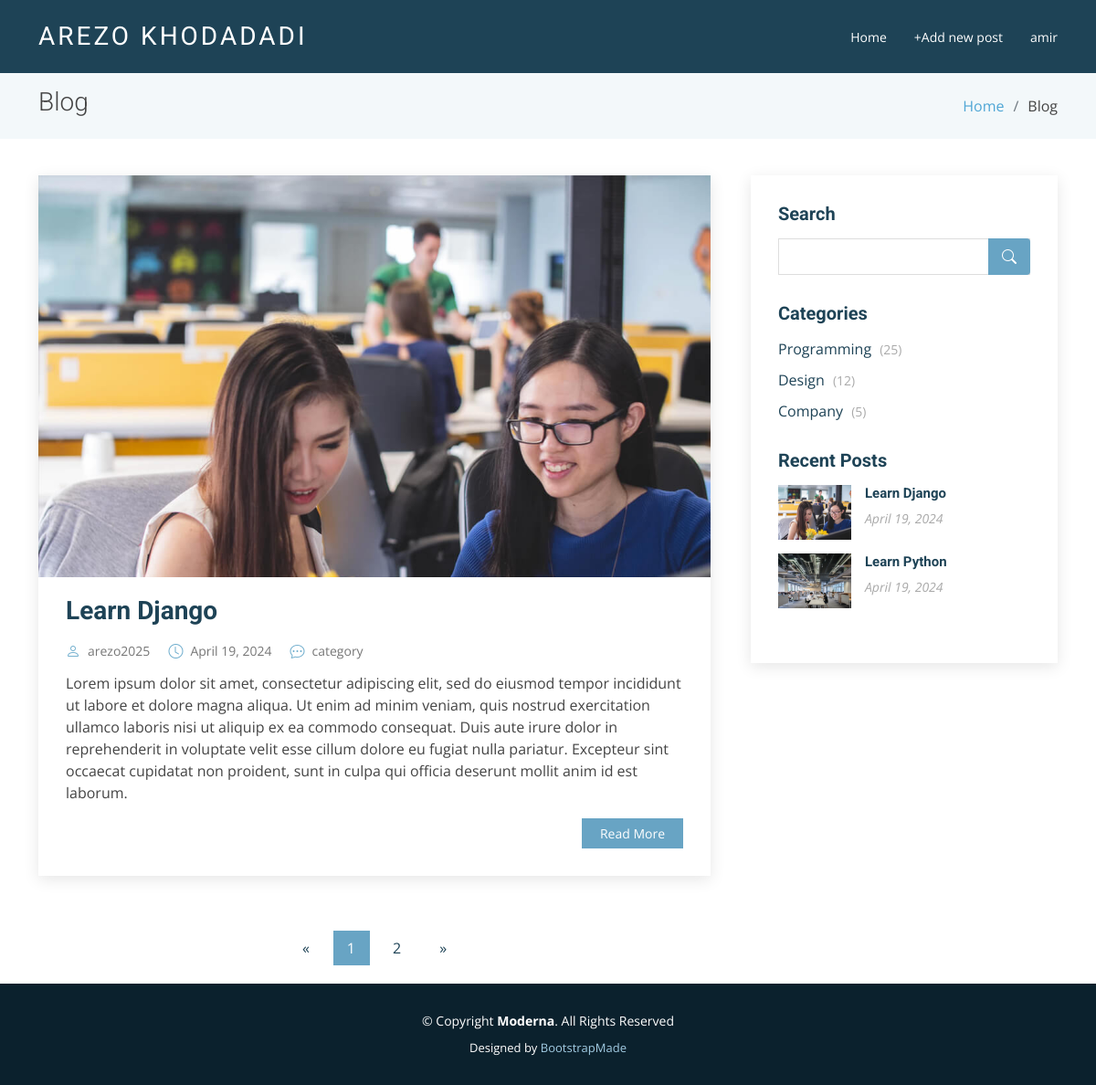
The app's page / (signed in) with its own data.
### accounts/models.py (models this page shows)
class CustomUser(AbstractUser):
    age=models.PositiveIntegerField(null=True, blank=True)
    photo=models.ImageField(upload_to='photo/profiles/%Y/%m/%d',default='null')
    about=models.CharField(max_length=255, default='null')
    twitter_url=models.CharField( max_length=60, null=True, blank= True)
    instagram_url=models.CharField( max_length=60, null=True, blank= True)
    facebook_url=models.CharField( max_length=60, null=True, blank= True)

### blog/models.py (models this page shows, shortened)
class Post(models.Model):
    title=models.CharField(max_length=255)
    excerpt=models.TextField()
    body=models.TextField()
    author=models.ForeignKey("accounts.CustomUser", on_delete=models.CASCADE)
    date=models.DateField(default=date.today)
    photo=models.ImageField(upload_to='photo/%Y/%m/%d')

### blog/views.py (the view)
# urls.py: path('', HomeView.as_view(),name="home"),
class HomeView(View):
    template_name='home.html'
    paginate_by=1
    def get(self, request):
        posts=Post.objects.all()
        paginator=Paginator(posts, self.paginate_by)
        page_number=request.GET.get('page')
        page_obj=paginator.get_page(page_number)
        context={'post_list':page_obj}
        return render(request, self.template_name, context)

### blog/context_processors.py (called while the page is built)
def recent_posts(request):
    recent_posts=Post.objects.order_by('-date')[:5]
    return {'recent_posts': recent_posts}

### templates/home.html
{% extends 'base.html' %}
{% load static %}
{% block content %}
<main id="main">
    <section class="breadcrumbs">
      <div class="container">
        <div class="d-flex justify-content-between align-items-center">
          <h2>Blog</h2>
          <ol>
            <li><a href="index.html">Home</a></li>
            <li>Blog</li>
          </ol>
        </div>
      </div>
    </section>
    <section id="blog" class="blog">
      <div class="container" data-aos="fade-up">
        <div class="row">
          <div class="col-lg-8 entries">
            {% if post_list %}
              {% for post in post_list %}
                <article class="entry">
                  <div class="entry-img">
                    <img src="{{ post.photo.url }}" alt="" class="img-fluid">
                  </div>
                  <h2 class="entry-title">
                    <a href="{% url 'post_detail' post.pk %}">{{ post.title }}</a>
                  </h2>
                  <div class="entry-meta">
                    <ul>
                      <li class="d-flex align-items-center"><i class="bi bi-person"></i> <a href="blog-single.html">{{ post.author }}</a></li>
                      <li class="d-flex align-items-center"><i class="bi bi-clock"></i> <a href="blog-single.html"><time datetime="2020-01-01">{{ post.date }}</time></a></li>
                      <li class="d-flex align-items-center"><i class="bi bi-chat-dots"></i> <a href="blog-single.html">{{ category }} category</a></li>
                    </ul>
                  </div>
                  <div class="entry-content">
                    <p>
                      {{ post.excerpt }}
                    </p>
                    <div class="read-more">
                      <a href="{% url 'post_detail' post.pk %}">Read More</a>
                    </div>
                  </div>
                </article>
              {% endfor  %}
              {% if post_list.has_other_pages %}
                <div class="blog-pagination">
                  <ul class="justify-content-center">
                    {% if post_list.has_previous %}
                      <li class="page-item">
                        <a href="?page={{ post_list.previous_page_number }}">&laquo</a>
                      </li>
                      {% else %}
                        <li class="page-item disable">
                          <a class="page-link">&laquo</a>
                        </li>
                    {% endif %}
                    {% for i in post_list.paginator.page_range %}
                      {% if post_list.number == i %}
                        <li class="page-item active">
                          <a class="page-link">{{ i }}</a>
                        </li>
                      {% else %}
                        <li class="page-item">
                          <a href="?page={{ i }}" class="page-link">{{ i }}</a>
                        </li>
                      {% endif %}
                    {% endfor %}
                    {% if post_list.has_next %}
                      <li class="page-item">
                      <a href="?page={{ post_list.next_page_number }}">&raquo</a>
                      </li>
                    {% else %}
                      <li class="page-item disable">
                      <a class="page-link">&raquo</a>
                      </li>
                    {% endif %}
                  </ul>
                </div>
              {% endif %}
              {% else %}
                <h2>No post is available!</h2>
            {% endif %}
          </div>
          <div class="col-lg-4">
            {% block sidebar %}
            {% include 'sidebar.html' %}
            {% endblock sidebar %}
          </div>
        </div>
      </div>
    </section>
  </main>
{% endblock content %}

### templates/base.html (shortened to what this page needs)
{% load static %}
<!DOCTYPE html>
<html lang="en">
<head>
  <link href="{% static 'assets/vendor/animate.css/animate.min.css' %}" rel="stylesheet">
  <link href="{% static 'assets/vendor/aos/aos.css" rel="stylesheet' %}">
  <link href="{% static 'assets/vendor/bootstrap/css/bootstrap.min.css' %}" rel="stylesheet">
  <link href="{% static 'assets/vendor/bootstrap-icons/bootstrap-icons.css' %}" rel="stylesheet">
  <link href="{% static 'assets/vendor/boxicons/css/boxicons.min.css' %}" rel="stylesheet">
  <link href="{% static 'assets/vendor/glightbox/css/glightbox.min.css' %}" rel="stylesheet">
  <link href="{% static 'assets/vendor/swiper/swiper-bundle.min.css' %}" rel="stylesheet">
  <link href="{% static 'assets/css/style.css' %}" rel="stylesheet">
</head>
<body>
  <header id="header" class="fixed-top d-flex align-items-center">
    <div class="container d-flex justify-content-between align-items-center">
      <div class="logo">
        <h1 class="text-light"><a href="index.html"><span>Arezo Khodadadi</span></a></h1>
      </div>
      <nav id="navbar" class="navbar">
        <ul>
          <li><a href="{% url 'home' %}">Home</a></li>
          {% if user.is_authenticated %}
          <li><a href="{% url 'post_new' %}">+Add new post</a></li>
            <li class="dropdown"><a href="#">{{ user.username }}</a>
            </li>
          {% endif %}
        </ul>
      </nav>
    </div>
  </header>
  <main id="main">
    {% block content %}
    {% endblock content %}
  </main>
  <footer id="footer" data-aos="fade-up" data-aos-easing="ease-in-out" data-aos-duration="500">
    <div class="container">
      <div class="copyright">
        &copy; Copyright <strong><span>Moderna</span></strong>. All Rights Reserved
      </div>
      <div class="credits">
        Designed by <a href="https://bootstrapmade.com/">BootstrapMade</a>
      </div>
    </div>
  </footer>
</body>
</html>

### templates/sidebar.html
{% load static %}
<div class="sidebar">
    <h3 class="sidebar-title">Search</h3>
    <div class="sidebar-item search-form">
      <form action="">
        <input type="text">
        <button type="submit"><i class="bi bi-search"></i></button>
      </form>
    </div>
    <h3 class="sidebar-title">Categories</h3>
    <div class="sidebar-item categories">
      <ul>
        <li><a href="#">Programming <span>(25)</span></a></li>
        <li><a href="#">Design <span>(12)</span></a></li>
        <li><a href="#">Company <span>(5)</span></a></li>
      </ul>
    </div>
    <h3 class="sidebar-title">Recent Posts</h3>
    {% if recent_posts %}
        <div class="sidebar-item recent-posts">
            {% for post in recent_posts %}
                <div class="post-item clearfix">
                    <img src="{{ post.photo.url }}" alt="">
                    <h4><a href="{% url 'post_detail' post.pk %}">{{ post.title }}</a></h4>
                    <time datetime="2020-01-01">{{ post.date }}</time>
                </div>
            {% endfor %}
            </div>
      {% else %}
        <p>No blog post is available!</p>
      {% endif %}
  </div>

### records on screen
CustomUser: username "amir"
Post: photo (picture), title "Learn Django", author "arezo2025", date "April 19, 2024", excerpt "Lorem ipsum dolor sit amet, consectetur adipiscing elit, sed do eiusmod tempor incididunt ut labore et dolore magna aliqua. Ut enim ad minim veniam, quis nostrud exercitation ullamco laboris nisi ut aliquip ex ea commodo consequat. Duis aute irure dolor in reprehenderit in voluptate velit esse cillum dolore eu fugiat nulla pariatur. Excepteur sint occaecat cupidatat non proident, sunt in culpa qui officia deserunt mollit anim id est laborum."
Post: photo (picture), title "Learn Python", date "April 19, 2024"

### other values on screen
{{ i }} "1"
{{ i }} "2"
